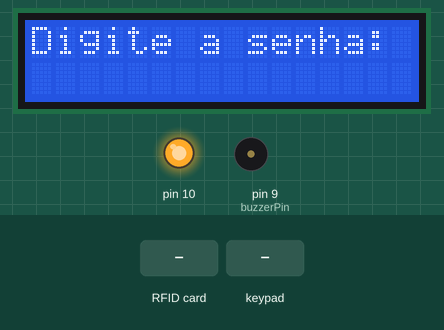
Simulated run of this sketch. Board: Arduino Uno, built with avr-gcc and run on an emulated ATmega328P. Shown: 16×2 character LCD, output pins drawn as LEDs (lit = HIGH), buzzer (waves = sounding). Inputs (shaded band) come from the test bench. What the sketch prints to the serial monitor is not drawn.

Above: at 1.3 s.
1.4 s: RFID card 5E 7A 19 C4 held to the reader
At 4.2 s:
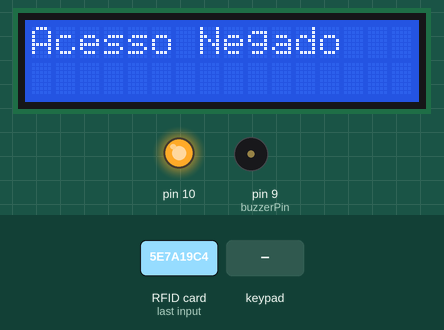
4.4 s: keypad keys 9 A 9 D pressed 0.4 s apart
At 7.3 s:
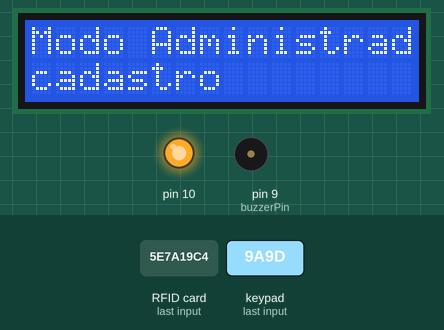
7.8 s: RFID card 5E 7A 19 C4 held to the reader
At 10.7 s:
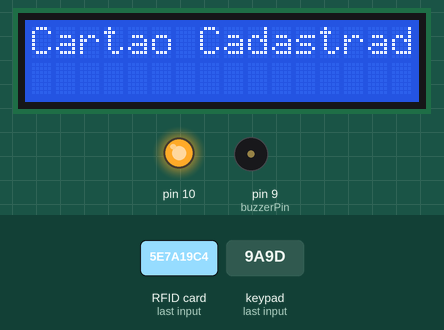
10.8 s: key '#' pressed
13.8 s: keypad keys 0 1 2 3 # pressed 0.4 s apart
At 18.4 s:
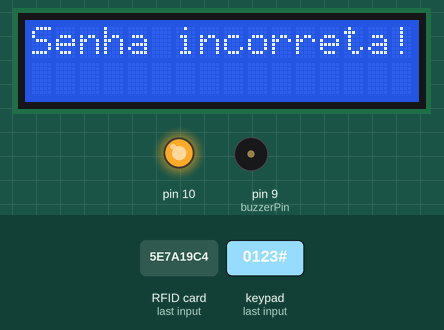
18.8 s: keypad keys 9 A 9 D # pressed 0.4 s apart
At 24.4 s:
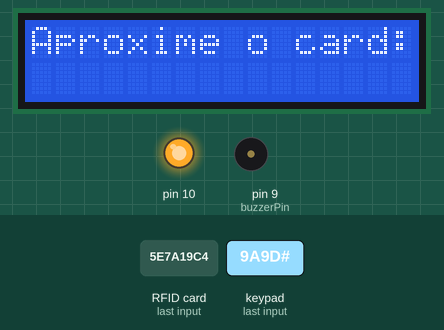
Timing chart, 0 to 24.8 s (numbered marks = the images above; inputs shaded):
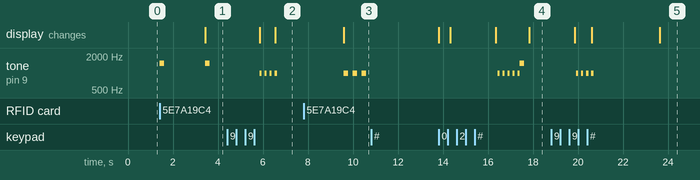

The sketch:

SmartLocker_v1.ino
```cpp
#include <Keypad.h>
#include <Keypad_I2C.h>
#include <Wire.h>
#include <LiquidCrystal_I2C.h>
#include <SoftwareSerial.h>
#include <MFRC522.h>

#define I2CADDR 0x20      // Endereço IC2 PCF8574 Keypad
#define rxPin 8
#define txPin 7
#define espRxPin 2
#define espTxPin 3
#define SS_PIN A1          //pino SDA do leitor
#define RST_PIN A3        //pino RST do leitor

const int ROW_NUM    = 4; // número de linhas do teclado
const int COLUMN_NUM = 4; // número de colunas do teclado
int buzzerPin = 9;        // Pino ao qual o buzzer está conectado
int door = 1;             //Mudar para selecionar a porta aberta ou fechada
bool flagDadosUser = false;

char keys[ROW_NUM][COLUMN_NUM] = {
  {'D', '#', '0', '*'}, //talvez mudar aqui
  {'C', '9', '8', '7'}, //certo
  {'A', '3', '2', '1'}, //certo
  {'D', '#', '0', '*'}  //talvez mudar aqui
};

byte pin_rows [ROW_NUM] = {0, 1, 2, 3}; // Connect to Keyboard Row Pin
byte pin_column [COLUMN_NUM] = {4, 5, 6, 7}; // Connect to Pin column of keypad.

Keypad_I2C keypad( makeKeymap(keys), pin_rows, pin_column, ROW_NUM, COLUMN_NUM, I2CADDR);
LiquidCrystal_I2C lcd(0x27, 16, 2); // Endereço I2C do LCD, 16 colunas e 2 linhas
SoftwareSerial arduinoSerial =  SoftwareSerial(rxPin, txPin);
SoftwareSerial espSerial(espRxPin, espTxPin);
MFRC522 mfrc522(SS_PIN, RST_PIN);    // Cria uma nova instância para o leitor e passa os pinos como parâmetro

struct Usuario {
  int id;
  String senha;
  String cardRFID;
};

Usuario usuarios[10];  // Tamanho máximo de 10 usuários, ajuste conforme necessário
int numUsuarios = 0;   // Número atual de usuários cadastrados


String senhaDigitada = "";
int tentativasIncorretas = 0;
const int MAX_TENTATIVAS = 3;
const int TEMPO_BLOQUEIO = 10000;
const String SENHA_ADMIN = "9A9D";

void setup() {
  SPI.begin();
  Wire .begin (); // Call the connection Wire
  keypad.begin (makeKeymap (keys)); // Call the connection
  pinMode(rxPin, INPUT);
  pinMode(txPin, OUTPUT);
  Serial.begin (2400);
  arduinoSerial.begin(2400);
  pinMode(espRxPin, INPUT);
  pinMode(espTxPin, OUTPUT);
  pinMode(buzzerPin, OUTPUT);
  mfrc522.PCD_Init();
  lcd.init();
  lcd.backlight();
  lcd.begin(16, 2);
  lcd.print("Digite a senha:");
}

void repetirSom(int pinoBuzzer, int frequencia, int duracao, int numeroRepeticoes) {
  for (int i = 0; i < numeroRepeticoes; ++i) {
    tone(pinoBuzzer, frequencia);
    delay(duracao);
    noTone(pinoBuzzer);
    delay(duracao);
  }
}

bool cartaoPertenceAoUsuario(String idCartao) {
  for (int i = 0; i < numUsuarios; i++) {
    if (usuarios[i].cardRFID == idCartao) {
      return true;  // Cartão pertence a um usuário cadastrado
    }
  }
  return false;  // Cartão não cadastrado
}

void enviarSmartLocker(String mensagem) {
  String chave;
    espSerial.begin(2400);
    espSerial.println("SmartLocker" + mensagem);
    espSerial.end();
}

void confereSmartLocker(){
  String smartLocker;
  espSerial.end();
  arduinoSerial.begin(2400);
  if (arduinoSerial.available()) {
    smartLocker = arduinoSerial.readString();
    enviarSmartLocker(smartLocker);
  }
  // read from port 0, send to port 1:
  if (Serial.available()) {
    smartLocker = Serial.readString();
    arduinoSerial.println(smartLocker);
  }
}

void dadosUser(){
   espSerial.begin(2400);
    String idString = String(usuarios[numUsuarios - 1].id);
    espSerial.println("ID_NV_USR:" + idString);
    espSerial.println("RFID_NV_USR:" + usuarios[numUsuarios - 1].cardRFID);
    espSerial.println("SNH_NV_USR:" + usuarios[numUsuarios - 1].senha);
    espSerial.end();
}


String getCardID(MFRC522 mfrc522) {
    String cardID = "";
    for (byte i = 0; i < mfrc522.uid.size; i++) {
      cardID.concat(String(mfrc522.uid.uidByte[i] < 0x10 ? "0" : ""));
      cardID.concat(String(mfrc522.uid.uidByte[i], HEX));
    }
    return cardID;
}

bool isCardValid(String cardRFID) {
  for (int i = 0; i < numUsuarios; i++) {
    if (usuarios[i].cardRFID == cardRFID) {
      lcd.clear();
      lcd.setCursor(0, 0);
      lcd.print("Acesso Permitido");
      repetirSom(buzzerPin, 1000, 200, 3);
      delay(2000);
      lcd.clear();
      lcd.setCursor(0, 0);
      lcd.print("Trava liberada");
      delay(5000);
      lcd.clear();
      lcd.setCursor(0, 0);
      lcd.print("Digite a senha:");
      return true;  // Cartão cadastrado
    }
  }
  lcd.clear();
  lcd.setCursor(0, 0);
  lcd.print("Acesso Negado");
  repetirSom(buzzerPin, 1500, 200, 1);
  delay(2000);
  lcd.clear();
  lcd.setCursor(0, 0);
  lcd.print("Digite a senha:");
  return false;  // Cartão não cadastrado
}

void cadastrarCartao() {
  lcd.clear();
  lcd.setCursor(0, 0); // Posiciona o cursor na primeira linha e na primeira coluna
  lcd.print("Modo Cadastro");
  delay(4000);
  lcd.clear();
  lcd.setCursor(0, 0); // Posiciona o cursor na primeira linha e na primeira coluna
  lcd.print("Aproxime um card");
  lcd.setCursor(0, 1); // Posiciona o cursor na segunda linha e na primeira coluna
  lcd.print("para Cadastro");

  // Aguarde até que um novo cartão RFID seja apresentado
  while (!mfrc522.PICC_IsNewCardPresent()) {
    // Aguarde
  }

  if (mfrc522.PICC_ReadCardSerial()) {
    String novoCartaoID = getCardID(mfrc522);
    mfrc522.PICC_HaltA();
    //cartoesValidos[numCartoes++] = novoCartaoID;
    Serial.println("Novo cartão cadastrado: " + novoCartaoID);
    lcd.clear();
    lcd.setCursor(0, 0); // Posiciona o cursor na primeira linha e na primeira coluna
    lcd.print("Cadastrado");
    lcd.setCursor(0, 1); // Posiciona o cursor na segunda linha e na primeira coluna
    lcd.print("com sucesso");         // Aguarda 2 segundos antes de limpar o Serial Monitor
  }
}

void processarTecla(char key) {
  char passwordUser[10];
  if (key == '#') {
      strcpy(passwordUser, senhaDigitada.c_str());
      espSerial.println("SNH_KEYPAD_USR:" + String(passwordUser));
    if (verificarSenha(senhaDigitada)) {
      lcd.clear();
      lcd.setCursor(0, 0);
      lcd.print("Senha correta!");
      delay(2000);
      senhaDigitada = "";
      tentativasIncorretas = 0;
      lcd.clear();
      lcd.setCursor(0, 0);
      lcd.print("Digite a senha:");
    } else {
      tentativasIncorretas++;
      repetirSom(buzzerPin, 1500, 200, 1);
      lcd.clear();
      lcd.setCursor(0, 0);
      lcd.print("Senha incorreta!");
      delay(2000);
      senhaDigitada = "";
      lcd.clear();
      lcd.setCursor(0, 0);
      lcd.print("Digite a senha:");

      if (tentativasIncorretas >= MAX_TENTATIVAS) {
        repetirSom(buzzerPin, 1500, 200, 3);
        lcd.clear();
        lcd.setCursor(0, 0); // Posiciona o cursor na primeira linha e na primeira coluna
        lcd.print("Acesso bloqueado");
        lcd.setCursor(0, 1); // Posiciona o cursor na segunda linha e na primeira coluna
        lcd.print("temporariamente");
        delay(TEMPO_BLOQUEIO);
        repetirSom(buzzerPin, 1000, 200, 3);
        tentativasIncorretas = 0;
        lcd.clear();
        lcd.setCursor(0, 0);
        lcd.print("Digite a senha:");
      }
    }
  } else if (key == '*') {
    // Apagar o último dígito
    if (senhaDigitada.length() > 0) {
      senhaDigitada = senhaDigitada.substring(0, senhaDigitada.length() - 1);
      lcd.clear();
      lcd.setCursor(0, 0);
      lcd.print("Digite a senha: " + senhaDigitada);
    }
  } else {
    senhaDigitada += key;

    if (senhaDigitada == SENHA_ADMIN) {
      cadastrarNovoUsuario();
      senhaDigitada = "";
    } else {
      lcd.clear();
      lcd.setCursor(0, 0);
      lcd.print("Digite a senha: " + senhaDigitada);
    }
  }
}

bool verificarSenha(String senha) {
  for (int i = 0; i < numUsuarios; i++) {
    if (senha == usuarios[i].senha) {
      return true;
    }
  }
  return false;
}

void cadastrarNovoUsuario() {
  lcd.clear();
  lcd.setCursor(0, 0);
  lcd.print("Modo Administrador");
  lcd.setCursor(0, 1);
  lcd.print("cadastro");
  delay(3000);
  lcd.clear();
  lcd.print("Aproxime o card:");

  String cardRFID = getCardID(mfrc522);

  while (!mfrc522.PICC_IsNewCardPresent()) {

  }

  if (mfrc522.PICC_ReadCardSerial()) {
    mfrc522.PICC_HaltA();
    Serial.println("Novo cartão cadastrado: " + cardRFID);
    lcd.clear();
    lcd.setCursor(0, 0); // Posiciona o cursor na primeira linha e na primeira coluna
    lcd.print("Cartao Cadastrado");
    repetirSom(buzzerPin, 1000, 200, 3); // Repetir som médio 3 vezes
    delay(3000);
  }
  lcd.clear();
  lcd.setCursor(0, 0);
  lcd.print("Digite a senha");
  lcd.setCursor(0, 1);
  lcd.print("do usuario");


  String novaSenha = "";
  char key;
  do {
    key = keypad.getKey();
    if (key && key != '#' && key != '*') {
      tone(buzzerPin, 1000, 100);
      novaSenha += key;
      //lcd.print('*'); // Exibe "*" na tela
      lcd.clear();
      lcd.setCursor(0, 0);
      lcd.print("Digite a senha");
      lcd.setCursor(0, 1);
      lcd.print("do usuario");
    }
  } while (key != '#');

  if (numUsuarios < sizeof(usuarios) / sizeof(usuarios[0])) {
    usuarios[numUsuarios].id = numUsuarios + 1;
    usuarios[numUsuarios].cardRFID = cardRFID;
    usuarios[numUsuarios].senha = novaSenha;
    numUsuarios++;

    Serial.println("--------------------------------");
    Serial.print("ID: ");
    Serial.println(usuarios[numUsuarios - 1].id);
    Serial.print("Card RFID: ");
    Serial.println(usuarios[numUsuarios - 1].cardRFID);
    Serial.print("Senha: ");
    Serial.println(usuarios[numUsuarios - 1].senha);
    Serial.println("--------------------------------");

    dadosUser();

    lcd.clear();
    lcd.setCursor(0, 0);
    lcd.print("Usuario");
    lcd.setCursor(0, 1);
    lcd.print("cadastrado!");
    delay(2000);
    lcd.clear();
    lcd.setCursor(0, 0);
    lcd.print("Digite a senha:");
  } else {
    lcd.clear();
    lcd.setCursor(0, 0);
    lcd.print("Limite atingido!");
    delay(2000);
    lcd.clear();
    lcd.setCursor(0, 0);
    lcd.print("Digite a senha:");
  }
}

void loop() {
  if (door == 0) {
    confereSmartLocker();
  } else {
    char key = keypad.getKey();
    if (key) {
      tone(buzzerPin, 1000, 100);
      processarTecla(key);
    }

    if (mfrc522.PICC_IsNewCardPresent() && mfrc522.PICC_ReadCardSerial()) {
      String cardID = getCardID(mfrc522);  // Obtém o ID do cartão RFID
      Serial.println("Novo cartão lido: " + cardID);
      mfrc522.PICC_HaltA();
      tone(buzzerPin, 1500, 200);
      delay(2000);
      if (isCardValid(cardID)) {
        espSerial.println("CARD_RFID:" + cardID);
      }
    }
  }
}
```

Measured:
- after the input at 1.4 s, tone on pin 9 (buzzerPin): alternates 1500 Hz for 0.20 s and silent for 1.8 s, starting at once; the display: changes after 2.0 s (image 1)
- after the input at 4.4 s, tone on pin 9 (buzzerPin): alternates 1000 Hz for 0.10 s and silent for 0.12 s, 8 changes in all, then stays silent, starting after 1.5 s; the display: first differs from a run without the input after 2.2 s (image 2)
- after the input at 7.8 s, tone on pin 9 (buzzerPin): alternates 1000 Hz for 0.20 s and silent for 0.20 s, starting after 1.8 s; the display: changes after 1.8 s (image 3)
- after the input at 10.8 s, every drawn part: stays the same
- after the input at 13.8 s, tone on pin 9 (buzzerPin): plays 1000 Hz for 0.10 s, 1000 Hz for 0.10 s, 1000 Hz for 0.10 s, 1000 Hz for 0.10 s, 1000 Hz for 0.09 s, 1500 Hz for 0.20 s, starting after 2.6 s; the display: first differs from a run without the input after 4.0 s (image 4)
- after the input at 18.8 s, tone on pin 9 (buzzerPin): alternates 1000 Hz for 0.10 s and silent for 0.12 s, 8 changes in all, then stays silent, starting after 1.1 s; the display: first differs from a run without the input after 1.8 s (image 5 shows a later state)
